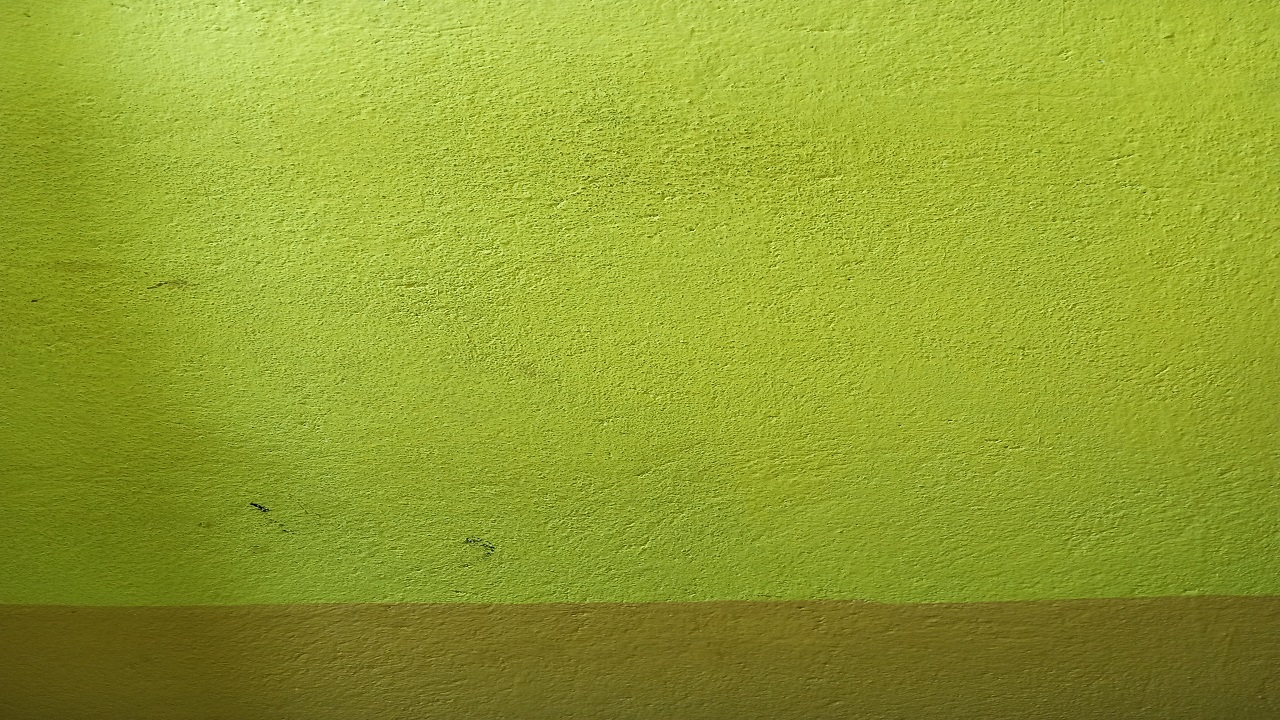
#> input picture p1.jpg, 1280 x 720 px
$ python imagesub.py
#> lines starting #> are read from the running program, lines starting #| are printed output that depends on the picture
import cv2
import numpy as np
img1=cv2.imread("p1.jpg")
#> img1 is the input picture: shape (720, 1280, 3); mean B, G, R 47.2, 159.9, 146.2
img2=cv2.imread("p2.jpg")
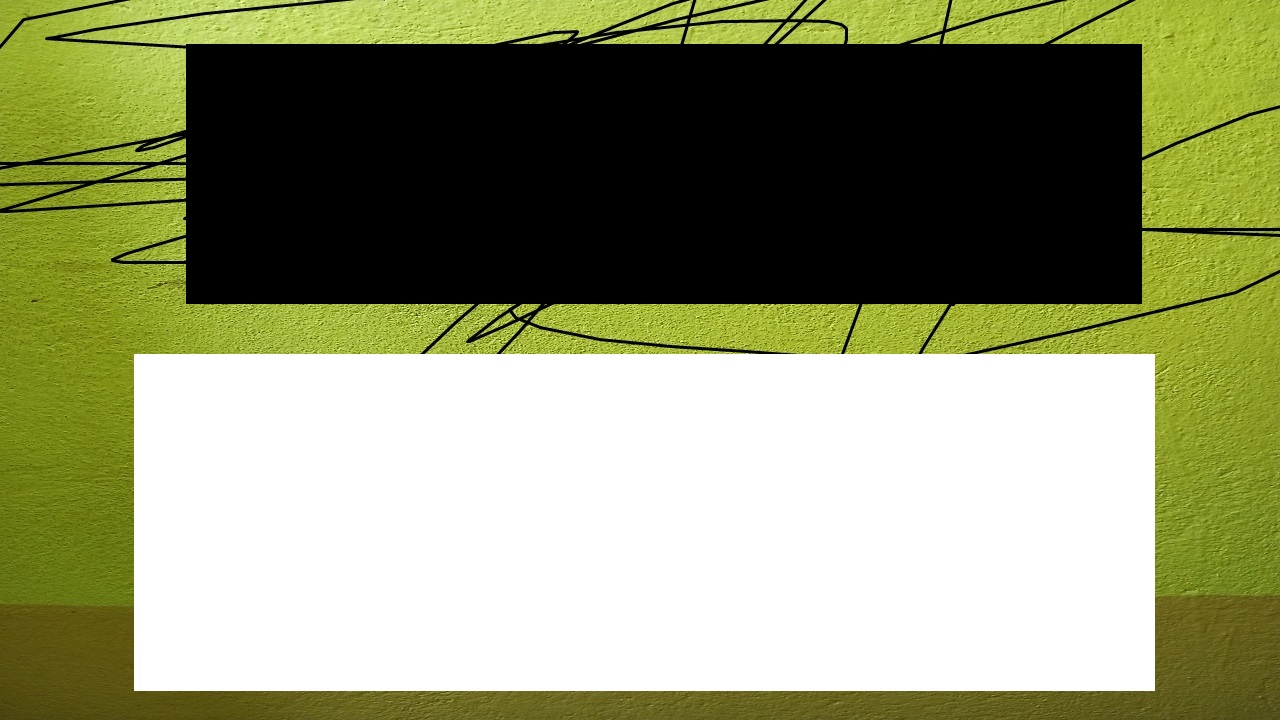
#> input picture p2.jpg, 1280 x 720 px
#> img2 is the input picture: shape (720, 1280, 3); mean B, G, R 110.7, 148, 143.6
diff=cv2.subtract(img1,img2)
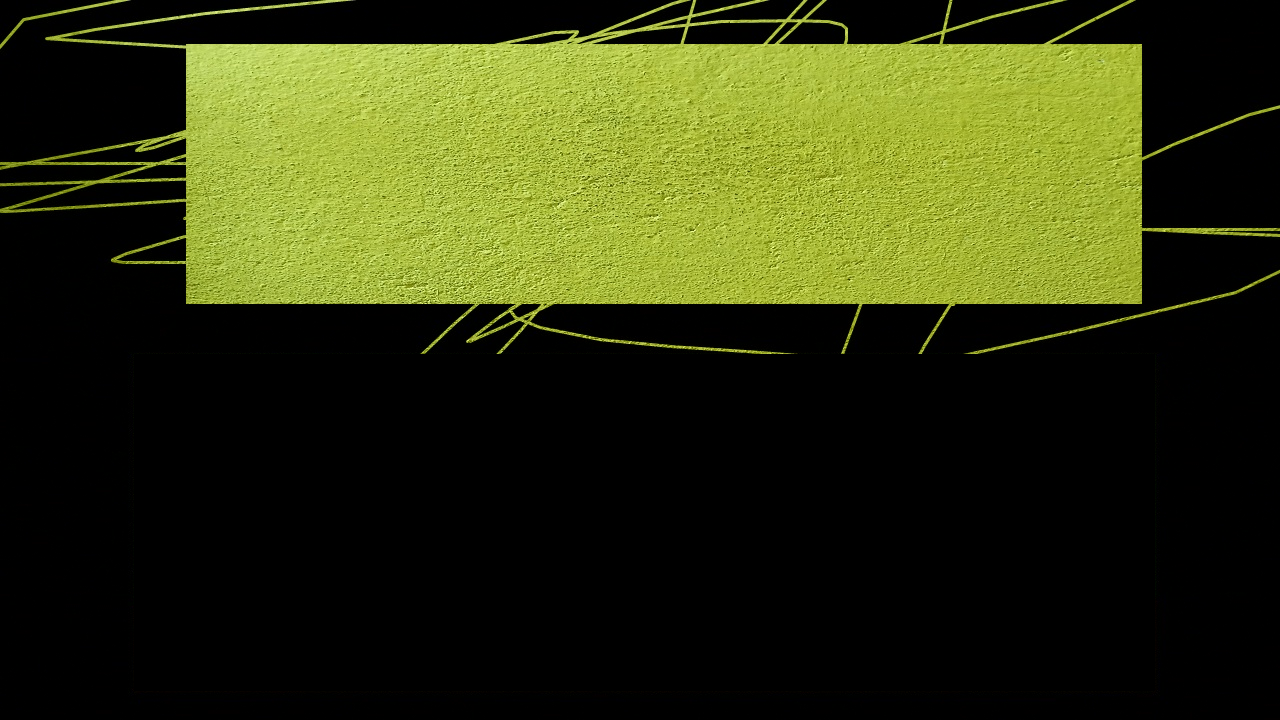
#> diff: shape (720, 1280, 3); mean B, G, R 17.4, 53, 47.9
result=np.any(diff)
#> result = True
if result is False:
    print("Both images are same")
else:
    print("Images are different")
cv2.imshow("Difference",diff)
cv2.waitKey(0)
cv2.destroyAllWindows()
